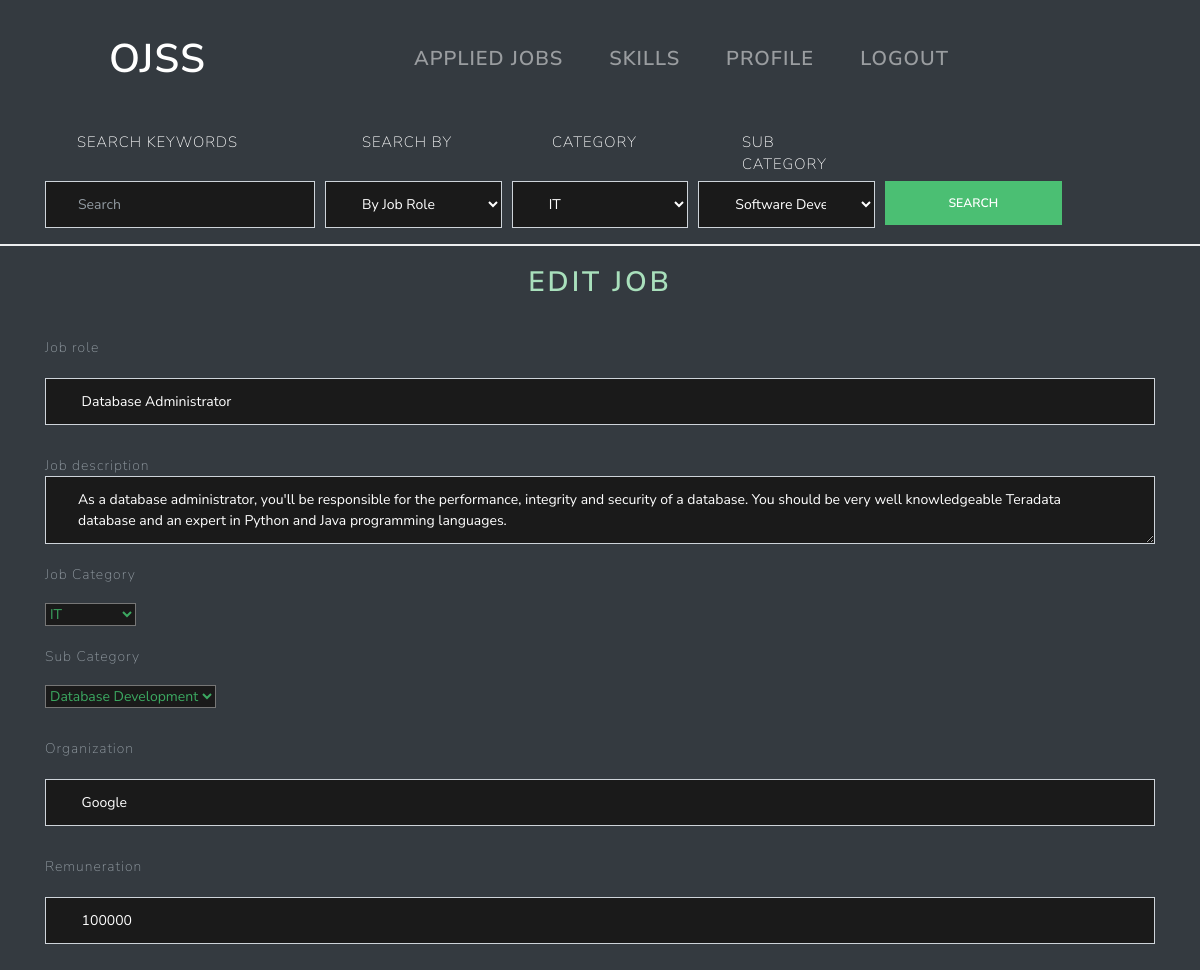
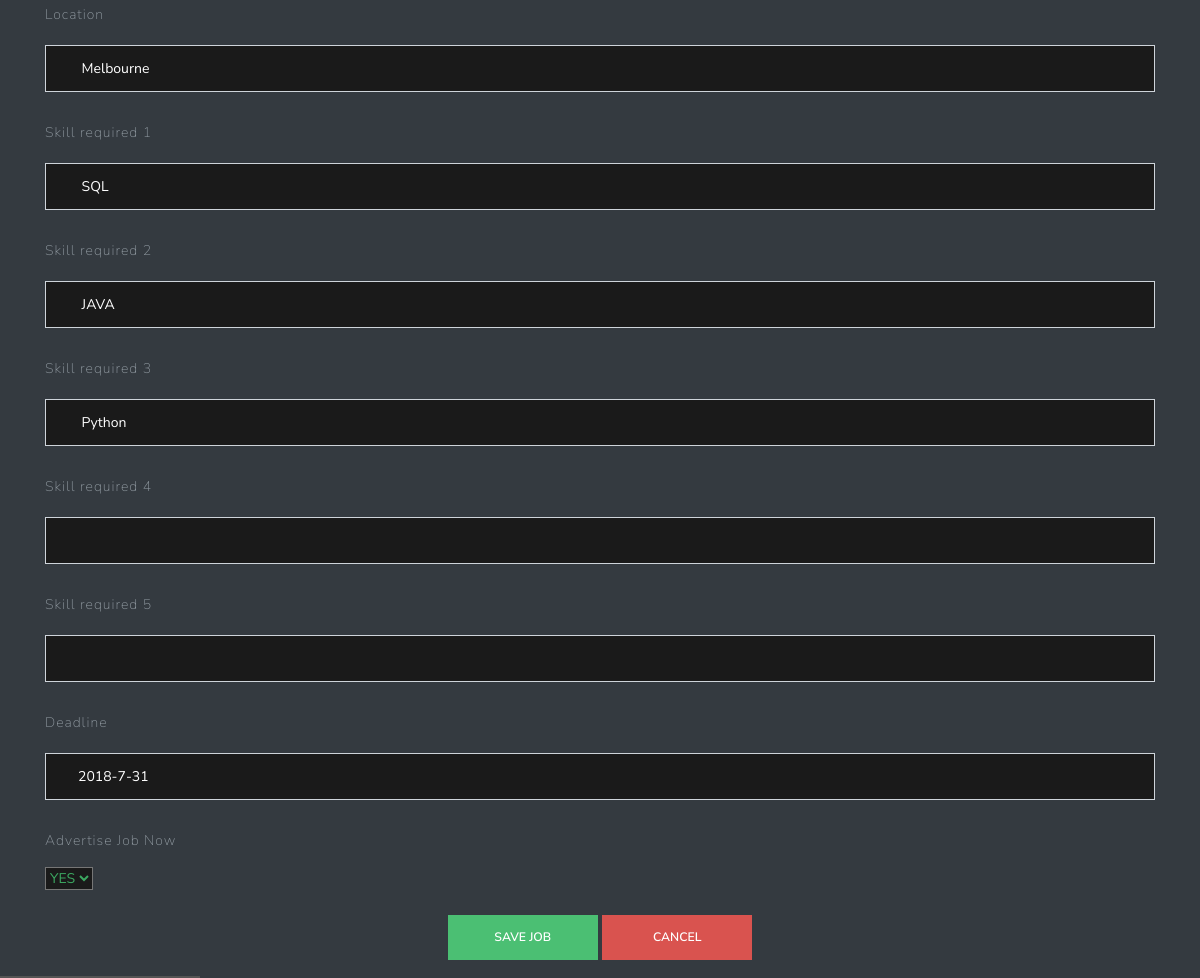
The page /job_edit/22 (signed in) on the database its author committed (2 pictures, top to bottom).
### ojss_app/models.py (models this page shows, shortened)
class Job(models.Model):
    job_role = models.CharField(max_length=255)
    job_description = models.CharField(max_length=1000)
    organization = models.CharField(max_length=255)
    remuneration = models.IntegerField()
    location = models.CharField(max_length=255)
    category = models.ForeignKey(Category, on_delete=models.SET_NULL,null=True)
    sub_category = models.ForeignKey(Subcategory, on_delete=models.SET_NULL, null=True)
    skill_required_1 = models.CharField(max_length=255)
    skill_required_2 = models.CharField(max_length=255)
    skill_required_3 = models.CharField(max_length=255, blank=True, null=True)
    skill_required_4 = models.CharField(max_length=255, blank=True, null=True)
    skill_required_5 = models.CharField(max_length=255, blank=True, null=True)
    deadline = models.DateField()
    posted_date = models.DateField(auto_now_add=True)
    job_ad_flag = models.CharField(max_length=1)
    recruiter = models.ForeignKey(RecruiterProfile,on_delete=models.CASCADE)

class Category(models.Model):
    category_name = models.CharField(max_length=255)
    def __str__(self):
        return self.category_name

class Subcategory(models.Model):
    sub_category_name = models.CharField(max_length=255)
    category = models.ForeignKey(Category, on_delete=models.CASCADE)

### ojss_app/views.py (the view)
# urls.py: path('job_edit/<int:id>', views.edit_job, name='job_edit'),
@login_required
def edit_job(request,id):
    if request.method == "POST":
        form = CreateJobForm(request.POST)
        if form.is_valid():
            job_role = form.cleaned_data['job_role']
            job_description = form.cleaned_data['job_description']
            job_organization = form.cleaned_data['organization']
            job_remuneration = form.cleaned_data['remuneration']
            job_location = form.cleaned_data['location']
            skill_required_1 = form.cleaned_data['skill_required_1']
            skill_required_2 = form.cleaned_data['skill_required_2']
            skill_required_3 = form.cleaned_data['skill_required_3']
            skill_required_4 = form.cleaned_data['skill_required_4']
            skill_required_5 = form.cleaned_data['skill_required_5']
            deadline = form.cleaned_data['deadline']
            category = form.cleaned_data['category']
            sub_category = form.cleaned_data['sub_category']
            job_ad_flag = form.cleaned_data['job_ad_flag']
            try:
                job = Job.objects.get(id=id)
                job.job_role = job_role
                job.job_description = job_description
                job.organization = job_organization
                job.remuneration = job_remuneration
                job.location = job_location
                job.skill_required_1 = skill_required_1
                job.skill_required_2 = skill_required_2
                job.skill_required_3 = skill_required_3
                job.skill_required_4 = skill_required_4
                job.skill_required_5 = skill_required_5
                job.deadline = deadline
                job.category = category
                job.sub_category = sub_category
                job.job_ad_flag = job_ad_flag
                job.save()
                messages.success(request, 'Your Job was Saved')
                form = CreateJobForm(initial={'job_role': job_role, 'job_description': job_description,
                                              'organization': job_organization, 'remuneration': job_remuneration,
                                              'location': job_location, 'skill_required_1': skill_required_1,
                                              'skill_required_2': skill_required_2, 'skill_required_3': skill_required_3
                    , 'skill_required_4': skill_required_4, 'skill_required_5': skill_required_5
                    , 'deadline': deadline,  'category' : category, 'sub_category': sub_category.sub_category_name
                    ,'job_ad_flag': job_ad_flag})
                args = {'form': form}
                return render(request,'ojss_app/editjob.html',args)
            except Exception as e:
                messages.warning(request, 'Job edit failed. Please make sure your form is complete and error free')
                return render(request,'ojss_app/editjob.html', {'form':form})
        else:
            messages.warning(request, "Job edit failed. Please make sure your form is complete and error free")
            return render(request,'ojss_app/editjob.html',{'form':form})
    else:
        try :
            job = Job.objects.get(pk=id)
            job_role = job.job_role
            job_description = job.job_description
            organization = job.organization
            remuneration = job.remuneration
            location = job.location
            skill_required_1 = job.skill_required_1
            skill_required_2 = job.skill_required_2
            skill_required_3 = job.skill_required_3
            skill_required_4 = job.skill_required_4
            skill_required_5 = job.skill_required_5
            category = job.category
            sub_category = job.sub_category
            deadline = job.deadline
            job_ad_flag = job.job_ad_flag
            form = CreateJobForm (initial={'job_role':job_role,'job_description':job_description,
                                           'organization':organization, 'remuneration':remuneration,
                                           'location': location, 'skill_required_1' : skill_required_1,
                                            'skill_required_2' : skill_required_2, 'skill_required_3' : skill_required_3
                                           , 'skill_required_4' : skill_required_4 , 'skill_required_5' : skill_required_5
                                           ,'deadline':deadline,
                                           'category':category, 'sub_category':
                                               sub_category.sub_category_name,'job_ad_flag':job_ad_flag})
            args = {'form' : form}
            return render(request,'ojss_app/editjob.html', args)
        except Exception as e:
            messages.warning(request, 'No Such Job Exists')
            return render(request,'ojss_app/editjob.html')

### ojss_app/forms.py
class CreateJobForm(forms.Form):
    AD_CHOICES = [
        ('Y', 'YES'),
        ('N', 'NO'),
    ]
    class Meta:
        model = Job
    job_role = forms.CharField(max_length=255)
    job_description = forms.CharField(max_length=255, widget=forms.Textarea)
    category = forms.ModelChoiceField(queryset=Category.objects.all())
    sub_category = forms.ModelChoiceField(queryset=Subcategory.objects.all())
    organization = forms.CharField(max_length=255)
    remuneration = forms.IntegerField()
    location = forms.CharField(max_length=255)
    skill_required_1 = forms.CharField(max_length=255)
    skill_required_2 = forms.CharField(max_length=255)
    skill_required_3 = forms.CharField(max_length=255, required=False)
    skill_required_4 = forms.CharField(max_length=255,required=False)
    skill_required_5 = forms.CharField(max_length=255, required=False)
    deadline = forms.DateField()
    job_ad_flag = forms.ChoiceField(label='ad_choices', choices=AD_CHOICES)

### ojss/templates/ojss_app/editjob.html (shortened to what this page needs)
{%  extends "base.html" %}
{% block content %}
<div class="container">
    {%  if form %}
    <div class="text-center" style="margin-top: 20px">
        <h2> EDIT JOB </h2>
    </div>
    {% endif %}
    <div class="form-group" >
    <form method="post" id="jobform"  data-subcategory-url="{% url 'subcategory'  %}" >
    <div>
        {%  for  field in form %}
            {% if field.label == 'ad_choices' %}
                <p style="margin-top: 30px;" >Advertise Job Now</p>
                <select name="job_ad_flag" style="display: block; margin-top: 10px;background-color: #1a1a1a; color: #3ca861">
                {% for key,value in form.fields.job_ad_flag.choices %}
                    <option class="option-values"
                            value="{{  key }}"{% if field.value == key %}selected {% endif  %}>{{ value }}</option>
                {% endfor %}
                </select>
                {% elif field.label == "Deadline" %}
                <label for="{{ field.name }}" style="margin-top: 30px; margin-bottom: -40px">
                    {{ field.label }} </label>
                <input id="deadline" name="{{ field.name }}" class="form-control "
                       style="background-color: #1a1a1a; color: #ffffff"
                value="{{field.value.year}}-{{field.value.month}}-{{field.value.day}}">
                {%  elif field.label == "Job description" %}
                <label for="{{ field.name }}" style= "margin-top: 30px; margin-bottom: -40px">
                {{ field.label}}
                </label>
                <textarea name="{{ field.name }}" class="form-control"
                           style="background-color: #1a1a1a;
                           color: #ffffff">{{field.value}}</textarea>
                {% elif field.label == 'Category' %}
                    <label for="id_category" style="margin-top: 20px"> Job Category </label>
                    <select name="category" id="id_category" style="display: block; margin-top: 10px;background-color: #1a1a1a; color: #3ca861">
                    {% for key,value in form.fields.category.choices %}
                    <option class="option-values"
                            value="{{  key }}"{% if field.value == key %} selected {% endif  %}>{{ value }}</option>
                    {% endfor %}
                    </select>
                {% elif field.label == 'Sub category' %}
                    <label for="id_sub_category" style="margin-top: 20px"> Sub Category </label>
                    <select name="sub_category" id="id_sub_category" style="display:
                     block; margin-top: 10px;background-color: #1a1a1a; color: #3ca861">
                    <option class="option-values"
                            value="">{{ field.value }}</option>
                    </select>
            {% else %}
                <label for="{{ field.name }}" style="margin-top: 30px; margin-bottom: -40px">
                    {{ field.label }} </label>
                <input  name="{{ field.name }}" class="form-control "
                        value="{% if field.value %} {{field.value}}{% endif %}"
                       style="background-color: #1a1a1a; color: #ffffff">
            {% endif %}
            {% endfor %}
    </div>
    {% if form %}
    <div class="create-job-button text-center" style="margin-top: 25px">
             <button type="submit" class="btn btn-success" style="width: 150px"> Save Job </button>
             <button type="reset" class="btn btn-danger" style="width: 150px"> Cancel </button>
    </div>
    {% endif %}
    </form>
         </div>
    </div>
{% endblock %}

### ojss/static/ojss_app/css/main.css (style rules this page uses)
html { height: 100%; width: 100%; }
body { margin: 0; padding: 0; background-color: #343a40; }
.job_list h1, h2, h3, h4, h5, h6 { color: #a9e0bc; }
input { margin-top: 20px; color: #ffffff; }

### rows shown on the page
Job: job_role "Database Administrator" "Google" "Melbourne" "SQL" "JAVA" "Python", job_description "As a database administrator, you'll be responsible for the performance, integrity and security of a database. You should be very well knowledgeable Teradata database and an expert in Python and Java programming languages."
Category: category "IT"
Subcategory: sub_category "Database Development"

### other values the page prints
{{ field.label }} "Job role" "Organization" "Remuneration" "Location" "Skill required 1" "Skill required 2" "Skill required 3" "Skill required 4" "Skill required 5"
{{ field.label }} "Job description"
{{ field.label }} "Deadline"
form field job_ad_flag "YES"
